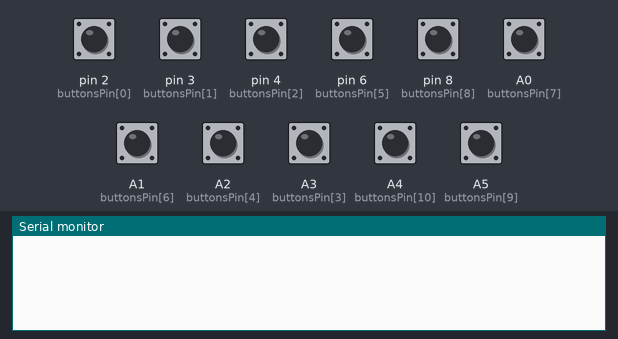
A program run on a simulated Arduino Nano, built with avr-gcc and run on an emulated ATmega328P. On the bench: the last lines printed to the serial monitor. The test bench sets the inputs (shaded band); at power-on: A0 (buttonsPin[7]), A1 (buttonsPin[6]), A2 (buttonsPin[4]), A3 (buttonsPin[3]), A4 (buttonsPin[10]), A5 (buttonsPin[9]), pin 2 (buttonsPin[0]), pin 3 (buttonsPin[1]), pin 4 (buttonsPin[2]), pin 6 (buttonsPin[5]), pin 8 (buttonsPin[8]) HIGH.

Above: at 1.2 s.
1.3 s: pin 2 (buttonsPin[0]) pulled LOW for 0.15 s
At 2.5 s:
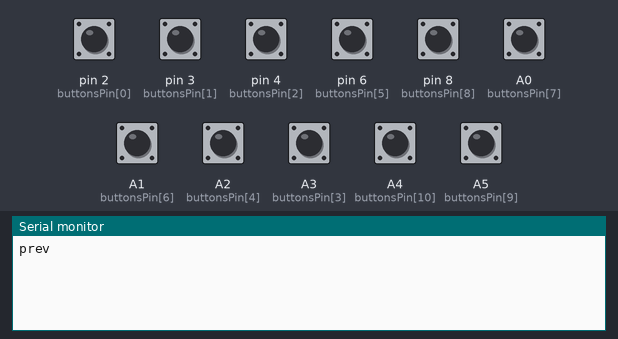
2.9 s: pin 3 (buttonsPin[1]) pulled LOW for 0.15 s
At 3.6 s:
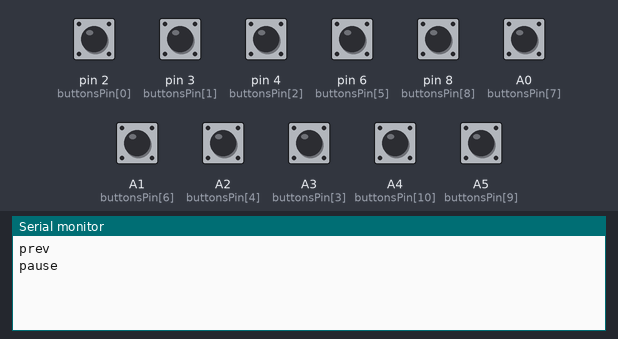
4.5 s: pin 4 (buttonsPin[2]) pulled LOW for 0.15 s
At 5.7 s:
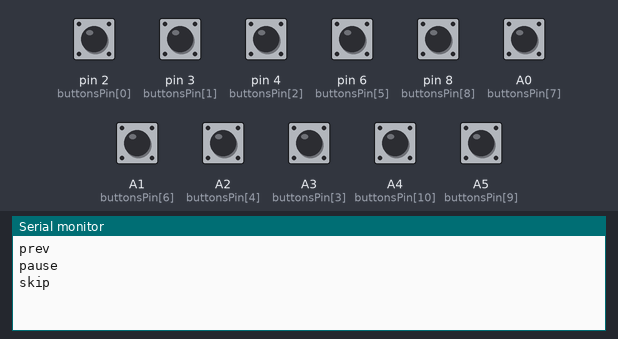
6.1 s: pin 6 (buttonsPin[5]) pulled LOW for 0.15 s
At 6.8 s:
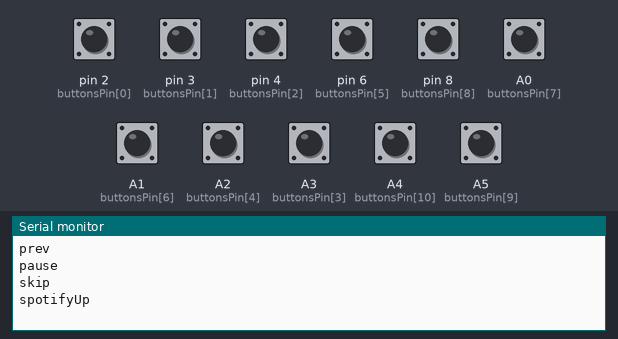
7.7 s: pin 8 (buttonsPin[8]) pulled LOW for 0.15 s
At 8.9 s:
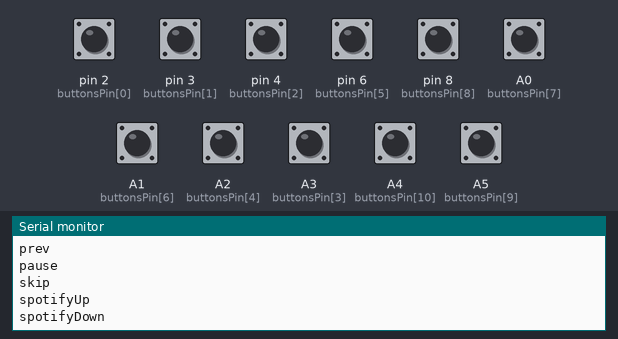
9.3 s: A0 (buttonsPin[7]) pulled LOW for 0.15 s
At 9.8 s:
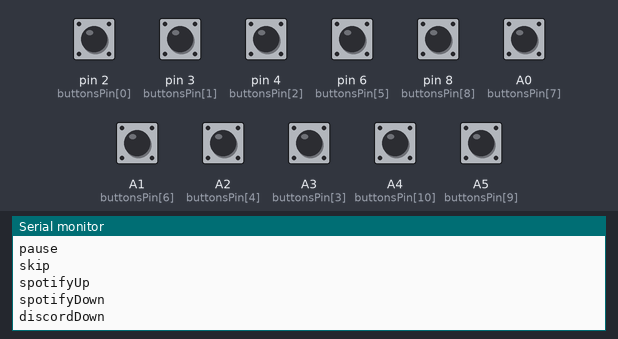

The program:

main.cpp
```cpp
#include <Arduino.h>

// pins used: 2,3,4,6,8,A0,A1,A2,A3,A4,A5

// 0,1,2
// 3,4,5
// 6,7,8
// 9,10

int buttonsPin[] = {2, 3, 4, A3, A2, 6, A1, A0, 8, A5, A4};
bool keyPressed = false;

void setup()
{
    Serial.begin(9600);
    // for(int i = 0; i < 11; i++) {
    //     pinMode(buttonsPin[i], INPUT_PULLUP);
    // }
    for (int i=1; i<20; i++){
        pinMode(i, INPUT_PULLUP);
    }
}

void loop()
{

    if (keyPressed){
        keyPressed = false;
        for (int i = 0; i < 11; i++) {
            if (digitalRead(buttonsPin[i]) == 0) {
                keyPressed = true;
            }
        }
    }

    if (!keyPressed){
        for(int i = 0; i < 11; i++) {

            if (digitalRead(buttonsPin[i]) == 0) {

                keyPressed = true;

                // playback
                if (i == 0){
                    Serial.println("prev");
                }
                if (i == 1){
                    Serial.println("pause");
                }
                if (i == 2){
                    Serial.println("skip");
                }

                // master volume controls
                if (i == 3){
                    Serial.println("volumeUp");
                }
                if (i == 6){
                    Serial.println("volumeDown");
                }

                // discord volume controls
                if(i == 4){
                    Serial.println("discordUp");
                }
                if(i == 7){
                    Serial.println("discordDown");
                }

                // spotify volume controls
                if (i == 5){
                    Serial.println("spotifyUp");
                }
                if (i == 8){
                    Serial.println("spotifyDown");
                }


                // shortcuts
                if (i == 9){
                    Serial.println("copy");
                }
                if (i == 10){
                    Serial.println("paste");
                }

            }
        }

    }

    delay(30);
}
```

Measured:
- after the input at 1.3 s, the serial monitor: prints a new line at once (image 1)
- after the input at 2.9 s, the serial monitor: prints a new line at once (image 2)
- after the input at 4.5 s, the serial monitor: prints a new line at once (image 3)
- after the input at 6.1 s, the serial monitor: prints a new line at once (image 4)
- after the input at 7.7 s, the serial monitor: prints a new line at once (image 5)
- after the input at 9.3 s, the serial monitor: prints a new line at once (image 6)
